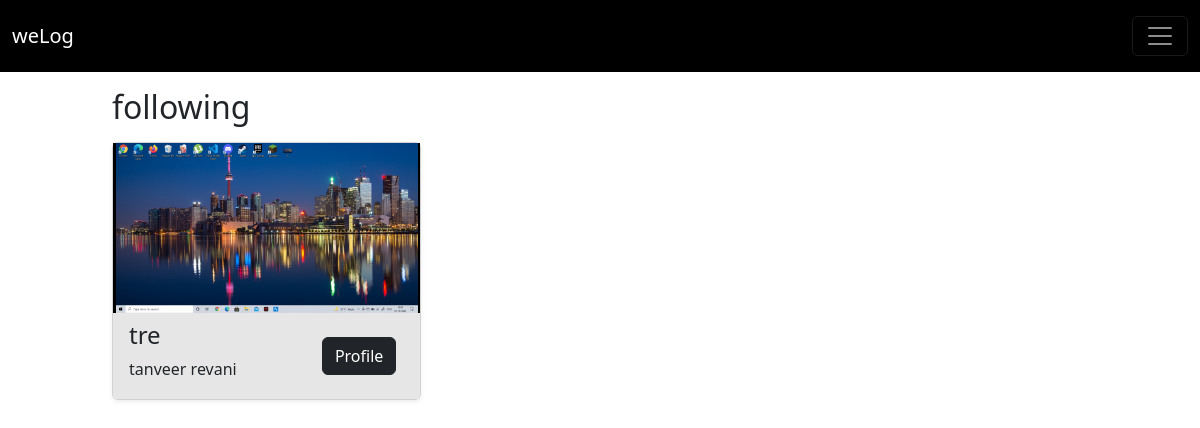
Screenshot of /account/nitis/following/ with the database file from the repository.
### home/models.py (models this page shows, shortened)
class UserProfile(models.Model):
    user = models.OneToOneField(User, on_delete=models.CASCADE)
    description = models.TextField(null=True)
    avatar = models.ImageField(upload_to=user_directory_path, null=True, blank=True)
    following = models.ManyToManyField(User, related_name="followers", blank=True, symmetrical=False)
    followers = models.ManyToManyField(User, related_name="following", blank=True, symmetrical=False)

### home/views.py (the view)
# urls.py: path('account', views.accounts, name = "accounts"),
def accounts(request, **kwargs):
    if kwargs.keys():
        user = User.objects.get(username = kwargs['username'])
        type_ = kwargs['type']
        profiles = user.followers.all() if type_ == 'followers' else user.following.all()
        f = 1 if type_ == 'followers' else  0
        context = {'profiles' : profiles, 'f' : f, 'uzer' : user}
    else:
        users = User.objects.all()
        context = {'users' : users}
    return render(request, 'home/authors.html', context)

### templates/home/authors.html (shortened to what this page needs)
{% extends "base.html" %}
{% block body %}
<div class="container-fluid my-3" style="max-width : 1000px;">
    {% if users %}
    <h2 class="my-3">Users and Authors</h2>
    <div class="row row-cols-1 row-cols-sm-2 row-cols-md-3 g-4">
        {% for user_ in users %}
        <div class="col">
            <div class="card shadow-sm">
                <div class="d-flex align-items-center justify-content-center bg-black" style=" z-index: 1; height: 170px !important; width: inherit !important;">
                    {% if user_.userprofile.avatar %}
                    <img src={{user_.userprofile.avatar.url}}
                        alt="/static/img/user.png" class="img-fluid"
                        style="z-index: 1; height:inherit !important; width:inherit !important; object-fit: contain !important;">
                    {% else %}
                    <img src="/static/img/user.png"
                        alt="user" class="img-fluid img-thumbnail"
                        style="z-index: 1; height:inherit !important; width:inherit !important;">
                    {% endif %}
                </div>
                <div class="d-flex" style="background-color: #e6e6e6;">
                    <div class="card-body pt-1">
                        <p class="mb-1 fs-4">{{user_.username}}</p>
                        <p class="my-0">{{user_.first_name}} {{user_.last_name}}</p>
                    </div>
                    <div class="p-4" style="z-index : 1;">
                                <a role="button" class="btn btn-md btn-dark"
                                    href={% url 'authorProfile' user_.username %}>Profile</a>
                    </div>
                </div>
            </div>
        </div>
        {% endfor %}
    </div>
    {% elif profiles %}
    <h2 class="my-3">
        {% if f == 1 %}
        followers
        {% else %}
        following
        {% endif %}
    </h2>
    <div class="row row-cols-1 row-cols-sm-2 row-cols-md-3 g-4">
        {% for profile in profiles %}
        <div class="col">
            <div class="card shadow-sm">
                <div class="d-flex align-items-center justify-content-center bg-black" style=" z-index: 1; height: 170px !important; width: inherit !important;">
                    {% if profile.avatar %}
                    <img src={{profile.avatar.url}}
                        alt="/static/img/user.png" class="img-fluid"
                        style="z-index: 1; height:inherit !important; width:inherit !important; object-fit: contain !important;">
                    {% else %}
                    <img src="/static/img/user.png"
                        alt="user" class="img-fluid img-thumbnail"
                        style="z-index: 1; height:inherit !important; width:inherit !important;">
                    {% endif %}
                </div>
                <div class="d-flex" style="background-color: #e6e6e6;">
                    <div class="card-body pt-1">
                        <p class="mb-1 fs-4">{{profile.user.username}}</p>
                        <p class="my-0">{{profile.user.first_name}} {{profile.user.last_name}}</p>
                    </div>
                    <div class="p-4" style="z-index : 1;">
                                <a role="button" class="btn btn-md btn-dark"
                                    href={% url 'authorProfile' profile.user.username %}>Profile</a>
                    </div>
                </div>
            </div>
        </div>
        {% endfor %}
    </div>
    {% endif %}
</div>
{% endblock body %}

### rows the page displays
UserProfile: avatar (picture), user.username "tre", user.first_name "tanveer", user.last_name "revani"
